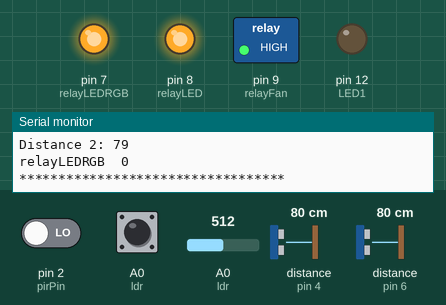
This sketch was run on a simulated Arduino Uno, built with avr-gcc and run on an emulated ATmega328P. Shown: switched loads named in the sketch (green lamp = pin HIGH), output pins drawn as LEDs (lit = HIGH), the last lines printed to the serial monitor. Wiring (inferred from the names in the program): 2 × ultrasonic range finder: trigger pin 3, echo pin 4 / trigger pin 5, echo pin 6. The test bench sets the inputs (shaded band); at power-on: A0 (ldr) = 512, A0 (ldr) HIGH, pin 2 (pirPin) LOW, distance to the obstacle (sensors on pin 4, pin 6) 80 cm. The echo pulse lasts 58.3 µs per cm; pins used as bus, display or sensor lines are not drawn.

Above: at 1.2 s.
1.3 s: A0 (ldr) set to 17
2.8 s: A0 (ldr) set to 13
At 4.0 s:
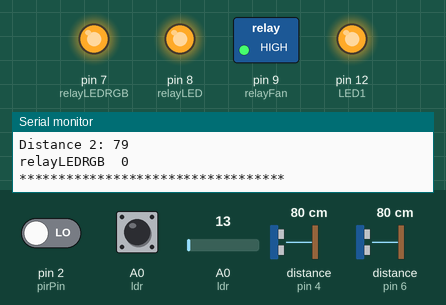
4.3 s: A0 (ldr) pulled LOW for 0.15 s
At 5.1 s:
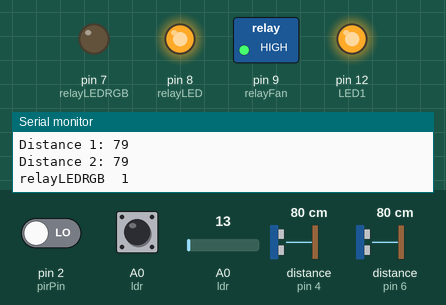
11.9 s: A0 (ldr) pulled LOW for 1 s
At 13.4 s:
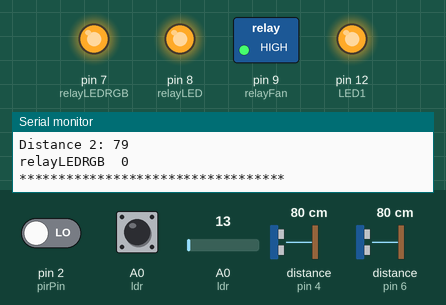
Timing chart, 0 to 14.9 s (numbered marks = the images above; inputs shaded):
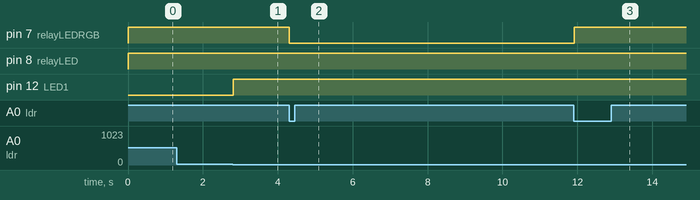

Measured:
- the behaviour switches between 15 and 14 on A0 (ldr) (found by bisection; images 0 and 1)
- after the input at 2.8 s, pin 12 (LED1): LOW → HIGH at once
- after the input at 4.3 s, pin 7 (relayLEDRGB): HIGH → LOW at once
- after the input at 11.9 s, pin 7 (relayLEDRGB): LOW → HIGH at once

The sketch:

Smart_room.ino
```cpp
#include <SoftwareSerial.h>
#include <DFRobotDFPlayerMini.h>

SoftwareSerial mySerial(11, 10); // RX, TX
DFRobotDFPlayerMini myDFPlayer;

const int ldr = A0;          // حساس الإضاءة
const int pirPin = 2;        // حساس الحركة
const int trig2 = 3;         // حساس المسافة الثاني (الباب الثاني)
const int echo2 = 4;         // حساس المسافة الثاني (الباب الثاني)
const int trig1 = 5;         // حساس المسافة الأول (الباب الأول)
const int echo1 = 6;         // حساس المسافة الأول (الباب الأول)
const int relayLEDRGB = 7;   // ريليه إضاءة RGB
const int relayLED = 8;      // ريليه الإضاءة
const int relayFan = 9;      // ريليه المروحة
const int LED1 = 12;        // LED1
const int buttonFan = 13;
const int buttonLEDrgb = 14;
long duration1, distance1; // مدة و مسافة حساس المسافة الأول
long duration2, distance2; // مدة و مسافة حساس المسافة الثاني
bool sensor1Triggered = false;
bool sensor2Triggered = false;
int RLED1 = LOW;
int RrelayLED = LOW;         // حالة الـ LED
bool rgbState = false;
int lastButtonState = HIGH;

//Millis
unsigned long previousMillisLED = 0;
unsigned long previousMillisLED1 = 0;
unsigned long previousMillisFan = 0;
unsigned long previousMillisSound = 0;
unsigned long lastMotionTime = 0;


const long intervalLED = 10000;
const long intervalLED1 = 100;   //  ثواني
const long intervalFan = 5000;   // 5 ثواني
const long intervalSound = 10000; // 10 ثواني
const unsigned long timeout = 500000; // 10 ثواني
bool lightIsOn = false;
unsigned long doorTriggerTime = 0;
const unsigned long doorLEDduration = 5000; // 5 ثواني
bool doorLEDOn = false;


void setup() {
  pinMode(LED1, OUTPUT);
  pinMode(pirPin, INPUT);
  pinMode(trig2, OUTPUT);
  pinMode(echo2, INPUT);
  pinMode(trig1, OUTPUT);
  pinMode(echo1, INPUT);
  pinMode(relayLEDRGB, OUTPUT);
  pinMode(relayLED, OUTPUT);
  pinMode(relayFan, OUTPUT);
  pinMode(buttonFan, INPUT);
  pinMode(buttonLEDrgb, INPUT_PULLUP);


 // تهيئة الحالة الابتدائية للريليه
  digitalWrite(relayLEDRGB, HIGH);
  digitalWrite(relayLED, RrelayLED);
  digitalWrite(relayFan, HIGH);
  digitalWrite(LED1, RLED1);

  Serial.begin(9600);
  mySerial.begin(9600); // تهيئة الاتصال التسلسلي البرمجي مع DFPlayer Mini

}

void loop() {
  // قراءة الحساسات
  int lightLevel = analogRead(ldr);
  int pir = digitalRead(pirPin);
  int butonFan = digitalRead(butonFan);
  int butonLEDrgb = digitalRead(butonLEDrgb);
  int buttonState = digitalRead(buttonLEDrgb);


  unsigned long currentMillis = millis();
    // قراءة مسافة الحساس الأول
  digitalWrite(trig1, LOW);
  delayMicroseconds(2);
  digitalWrite(trig1, HIGH);
  delayMicroseconds(10);
  digitalWrite(trig1, LOW);
  duration1 = pulseIn(echo1, HIGH);
  distance1 = duration1/ 58.2;

  // قراءة مسافة الحساس الثاني
  digitalWrite(trig2, LOW);
  delayMicroseconds(2);
  digitalWrite(trig2, HIGH);
  delayMicroseconds(10);
  digitalWrite(trig2, LOW);
  duration2 = pulseIn(echo2, HIGH);
  distance2 = duration2/ 58.2;

static unsigned long lastPrint = 0;
if (currentMillis - lastPrint >= 1000) {
  lastPrint = currentMillis;
  Serial.print("Light Level: ");
  Serial.println(lightLevel);
  Serial.print("PIR: ");
  Serial.println(pir);
  Serial.print("Distance 1: ");
  Serial.println(distance1);
  Serial.print("Distance 2: ");
  Serial.println(distance2);
  Serial.print("relayLEDRGB  ");
  Serial.println(rgbState);
  Serial.println("**********************************");

}
   // التحقق من وجود شخص في الغرفه والضوء منخفض
    // تشغيل إضاءة الغرفة
// إذا فيه حركة
  if (pir == HIGH) {
    lastMotionTime = currentMillis;

    if (lightLevel < 6 && rgbState == LOW) {
      digitalWrite(relayLED, LOW); // شغّل الضوء
      lightIsOn = true;
    }
  }

  // إذا مضى وقت بدون حركة
  if (lightIsOn && (currentMillis - lastMotionTime >= timeout)||lightLevel > 15||rgbState == HIGH) {
    digitalWrite(relayLED, HIGH); // طفي الضوء
    lightIsOn = false;
  }

// إذا في حدا قدام الباب (المسافة أقل من 190)
  if (distance1 < 190 && lightLevel < 15) {
    doorTriggerTime = currentMillis;
    digitalWrite(LED1, HIGH);
    doorLEDOn = true;
  }

  // إذا مضى وقت وما عاد في حدا قدام الباب
  if (doorLEDOn && (currentMillis - doorTriggerTime >= doorLEDduration)) {
    if (distance2 >= 190) {
      digitalWrite(LED1, LOW);
      doorLEDOn = false;
    }
  }
  //LEDRGB

  // التحقق من النزول من HIGH إلى LOW (يعني تم الضغط)
  if (buttonState == LOW && lastButtonState == HIGH) {
    rgbState = !rgbState;  // قلب الحالة
    digitalWrite(relayLEDRGB, rgbState ? LOW : HIGH); // الريليه يشتغل على LOW
    delay(200); // منع الاهتزاز البسيط (software debounce)
  }

  lastButtonState = buttonState;
  }
```
